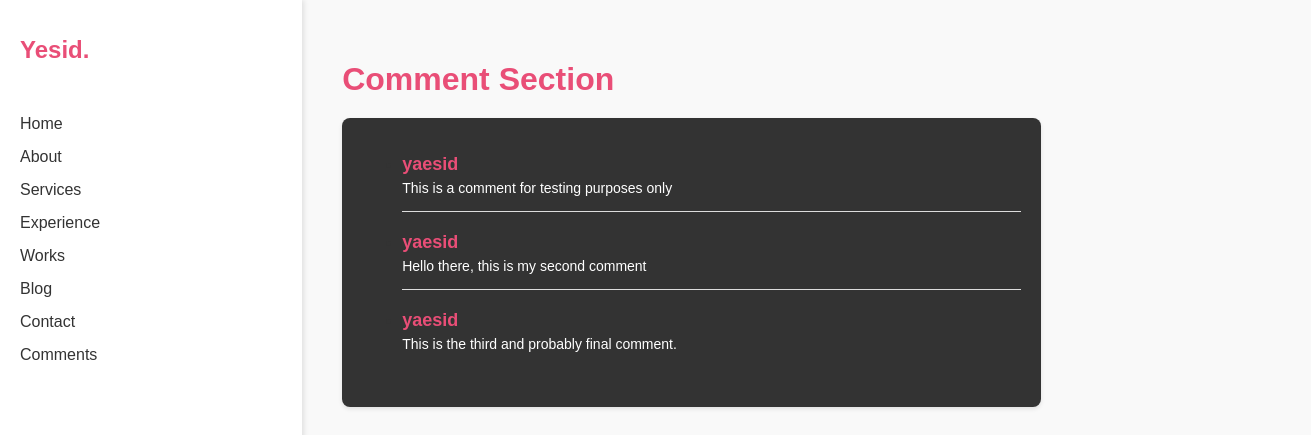
Page /home/comments/ on the committed database.
### home/models.py (models this page shows)
class Comment(models.Model):
    userName = models.CharField(max_length=255)
    comment = models.CharField(max_length=1000)

### home/views.py (the view)
# urls.py: path('home/comments/', views.comments, name='comments'),
def comments(request):
    mycomments = Comment.objects.all().values()
    template = loader.get_template('comments.html')
    context = {
        'mycomments' : mycomments,
    }
    return HttpResponse(template.render(context, request))

### home/templates/comments.html (shortened to what this page needs)
{% extends "base.html" %}
{% block content %}
<!DOCTYPE html>
<html lang="en">
<head>
</head>
<body>
    <div class="main">
        <h1>Comment Section</h1>
        <div class="comment-section">
            <ul>
                {% for x in mycomments %}
                <li class="comment">
                    <h3>{{ x.userName }}</h3>
                    <p>{{ x.comment }}</p>
                </li>
                {% endfor %}
            </ul>
        </div>
    </div>
</body>
</html>
{% endblock %}

### home/templates/base.html (style rules this page uses)
body { margin: 0; font-family: Arial, sans-serif; background-color: #f9f9f9; color: #333; display: flex; height: 100vh; }

### home/templates/comments.html (style rules this page uses)
.main { margin-left: 20%; padding: 40px; padding-left: 80px; flex-grow: 1; }
h1 { color: #e94e77; font-size: 32px; margin-bottom: 20px; }
.comment-section { width: 70%; max-width: 800px; background-color: #333; box-shadow: 0 2px 4px rgba(0, 0, 0, 0.1); border-radius: 8px; padding: 20px; margin-right: 800px; }
.comment { margin-bottom: 20px; border-bottom: 1px solid #ddd; padding-bottom: 15px; }
.comment:last-child { border-bottom: none; }
.comment h3 { margin: 0; font-size: 18px; color: #e94e77; }
.comment p { margin: 5px 0 0; font-size: 14px; color: #ffffff; }

### rows in the picture
Comment: userName "yaesid", comment "This is a comment for testing purposes only"
Comment: userName "yaesid", comment "Hello there, this is my second comment"
Comment: userName "yaesid", comment "This is the third and probably final comment."
